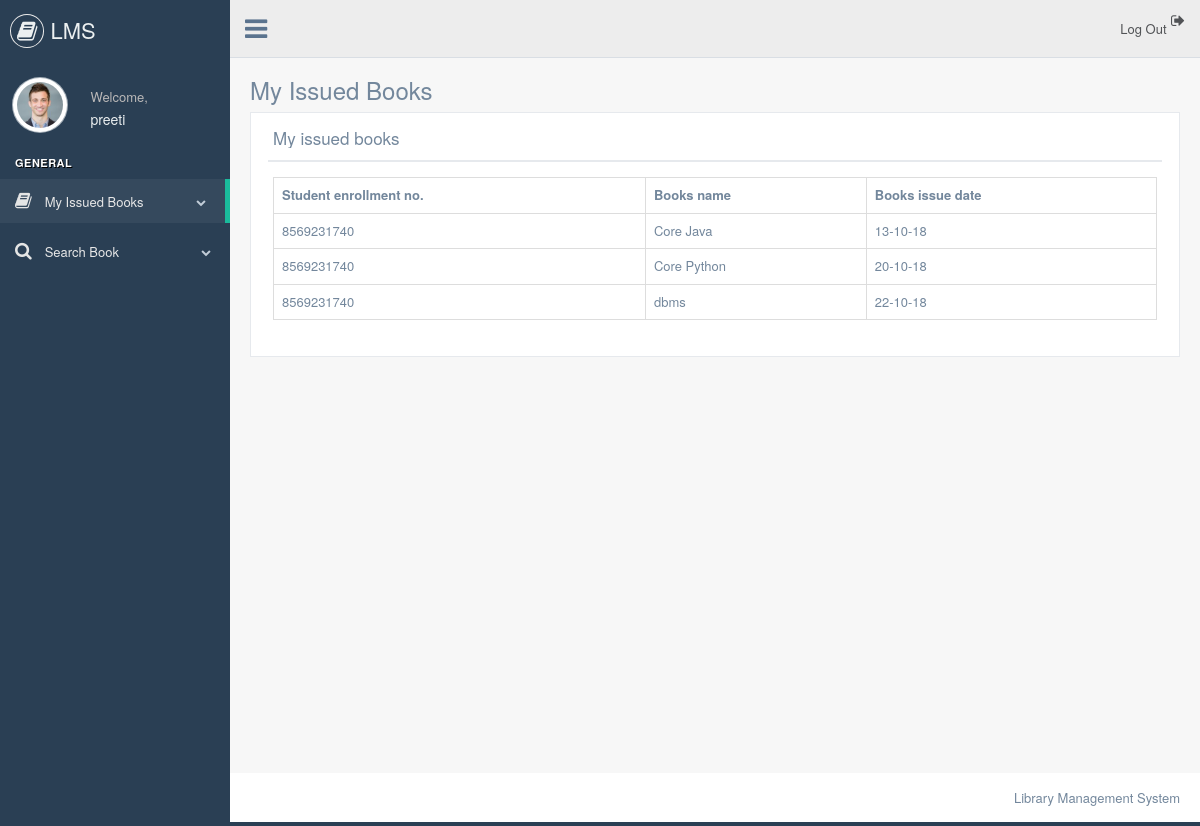
The page /student/my_issued_books.php (signed in) on the database its author committed.
### tables this page shows
CREATE TABLE `issue_books` (
  `id` int(5) NOT NULL,
  `student_enrollment` varchar(50) NOT NULL,
  `student_name` varchar(50) NOT NULL,
  `student_sem` varchar(50) NOT NULL,
  `student_contact` varchar(50) NOT NULL,
  `student_email` varchar(50) NOT NULL,
  `books_name` varchar(50) NOT NULL,
  `books_issue_date` varchar(50) NOT NULL,
  `books_return_date` varchar(50) NOT NULL,
  `student_user_name` varchar(50) NOT NULL
);

### student/my_issued_books.php (the view, shortened to what this page needs)
<?php
include "connection.php";
include "header.php";
?>
        <div class="right_col" role="main">
            <div class="">
                <div class="page-title">
                    <div class="title_left">
                        <h3>My Issued Books</h3>
                    </div>
                </div>
                <div class="clearfix"></div>
                <div class="row" style="min-height:500px">
                    <div class="col-md-12 col-sm-12 col-xs-12">
                        <div class="x_panel">
                            <div class="x_title">
                                <h2>My issued books</h2>
                                <div class="clearfix"></div>
                            </div>
                            <div class="x_content">
                                <table class="table table-bordered">
                                    <th>
                                        Student enrollment no.
                                    </th>
                                    <th>
                                        Books name
                                    </th>
                                    <th>Books issue date</th>
                                    <?php
                                    $res=mysqli_query($link,"select * from issue_books where student_user_name='$_SESSION[username]'");
                                    while($row=mysqli_fetch_array($res)){
                                        echo "<tr>";
                                        echo "<td>";
                                        echo $row["student_enrollment"];
                                        echo "</td>";
                                        echo "<td>";
                                        echo $row["books_name"];
                                        echo "</td>";
                                        echo "<td>";
                                        echo $row["books_issue_date"];
                                        echo "</td>";
                                    }
                                    ?>
                                </table>
                            </div>
                        </div>
                    </div>
                </div>
            </div>
        </div>
<?php
include "footer.php";
?>

### rows shown on the page
issue_books: student_enrollment "8569231740", books_name "Core Java", books_issue_date "13-10-18"
issue_books: student_enrollment "8569231740", books_name "Core Python", books_issue_date "20-10-18"
issue_books: student_enrollment "8569231740", books_name "dbms", books_issue_date "22-10-18"

### other values the page prints
$_SESSION["username"] "preeti"
